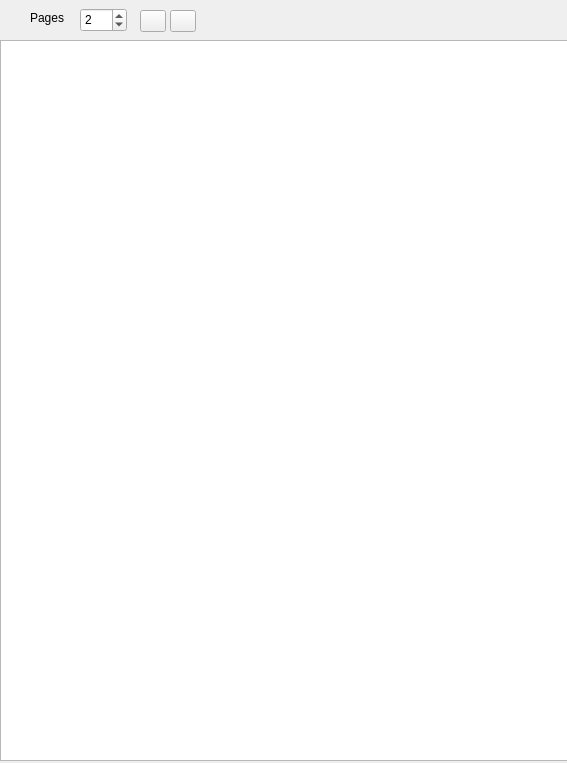
<?xml version="1.0" encoding="UTF-8"?>
<ui version="4.0">
 <class>Form</class>
 <widget class="QWidget" name="Form">
  <property name="geometry">
   <rect>
    <x>0</x>
    <y>0</y>
    <width>567</width>
    <height>763</height>
   </rect>
  </property>
  <property name="windowTitle">
   <string>Form</string>
  </property>
  <widget class="QSpinBox" name="pageValue">
   <property name="geometry">
    <rect>
     <x>80</x>
     <y>8</y>
     <width>47</width>
     <height>24</height>
    </rect>
   </property>
   <property name="value">
    <number>2</number>
   </property>
  </widget>
  <widget class="QLabel" name="pageLabel">
   <property name="geometry">
    <rect>
     <x>30</x>
     <y>10</y>
     <width>59</width>
     <height>16</height>
    </rect>
   </property>
   <property name="text">
    <string>Pages</string>
   </property>
  </widget>
  <widget class="QGraphicsView" name="scoreWindow">
   <property name="geometry">
    <rect>
     <x>0</x>
     <y>40</y>
     <width>571</width>
     <height>721</height>
    </rect>
   </property>
  </widget>
  <widget class="QToolButton" name="zoomInBtn">
   <property name="geometry">
    <rect>
     <x>140</x>
     <y>10</y>
     <width>26</width>
     <height>22</height>
    </rect>
   </property>
   <property name="text">
    <string/>
   </property>
  </widget>
  <widget class="QToolButton" name="zoomOutBtn">
   <property name="geometry">
    <rect>
     <x>170</x>
     <y>10</y>
     <width>26</width>
     <height>22</height>
    </rect>
   </property>
   <property name="text">
    <string/>
   </property>
  </widget>
 </widget>
 <resources/>
 <connections/>
</ui>
